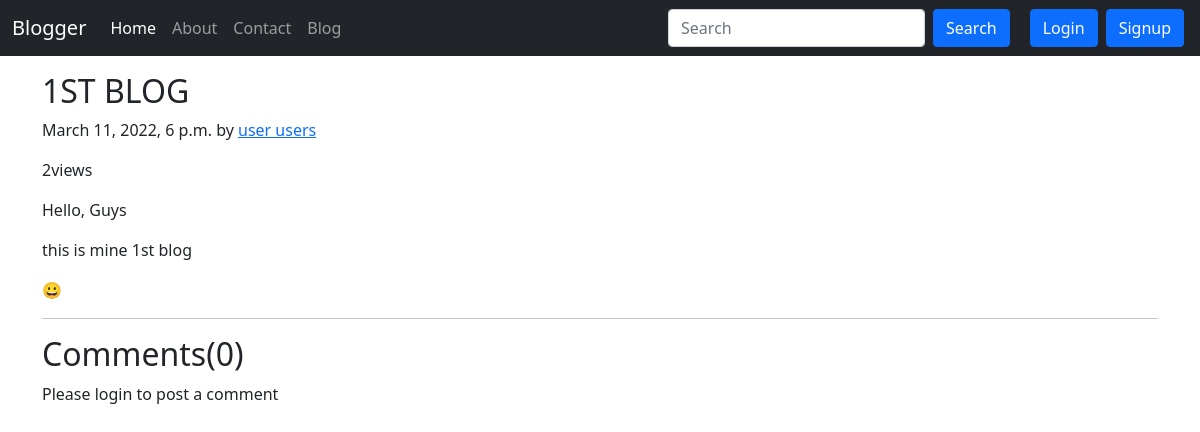
The page /blog/1ST-BLOG-user1 on the database its author committed.
### blog/models.py (models this page shows, shortened)
class Post(models.Model):
    sno = models.AutoField(primary_key=True)
    title = models.CharField(max_length=255)
    content = models.TextField()
    author = models.CharField(max_length=20)
    slug = models.CharField(max_length=130)
    views = models.IntegerField(default=0)
    timestamp = models.DateTimeField(blank=True)
    visibility = models.IntegerField(default=1)

### blog/views.py (the view)
# urls.py: path('<str:slug>', views.blogPost, name="blogPost"),
def blogPost(request, slug):
    post = Post.objects.filter(slug=slug)[0]
    post.views = post.views+1
    post.save()
    comments = BlogComment.objects.filter(post=post, parent=None)
    replies = BlogComment.objects.filter(post=post).exclude(parent=None)
    replyDict = {}
    for reply in replies:
        if reply.parent.sno not in replyDict.keys():
            replyDict[reply.parent.sno] = [reply]
        else:
            replyDict[reply.parent.sno].append(reply)
    context = {
        'post': post,
        'comments': comments,
        'user': request.user,
        'replyDict': replyDict,
    }
    return render(request, "blog/blogPost.html", context)

### templates/blog/blogPost.html (shortened to what this page needs)
{% extends 'base.html' %}
{% block blogactive %} active {% endblock blogactive %}
{% block body %}
{% load humanize %}
{% load extras %}
<div class="container my-3">
  <h2 class="blog-post-title">{{ post.title }}</h2>
  <p class="blog-post-meta">{{ post.timestamp}} by <a href="/about">{{post.author}}</a></p>
  <span>{{post.views}}views</span>
  <p>{{post.content|safe}}</p>
  <hr>
</div>
<div class="container">
  <h2>Comments({{comments.count}})</h2>
  <div class="my-2">
    {% if user.is_authenticated %}
    <form action="/blog/postComment" method="post">
      {% csrf_token %}
      <label class="my-2" for="comemnt">Post Your Views Here 😊</label><br>
      <textarea class="my-2" type="text" name="comment" placeholder="Enter Comment" cols="60" rows="3"></textarea>
      <br>
      <input type="hidden" name="postSno" value="{{post.sno}}">
      <input type="hidden" name="parentSno" value="">
      <input class="my-2 btn btn-outline-success" type="submit" value="Submit">
    </form>
    {% else %}
    <p>Please login to post a comment</p>
    {% endif %}
</div>
</div>
{% endblock body %}

### rows shown on the page
Post: title "1ST BLOG", timestamp "March 11, 2022, 6 p.m.", author "user users", views "2", content "Hello, Guys this is mine 1st blog 😀"

### other values the page prints
{{ comments.count }} "0"
